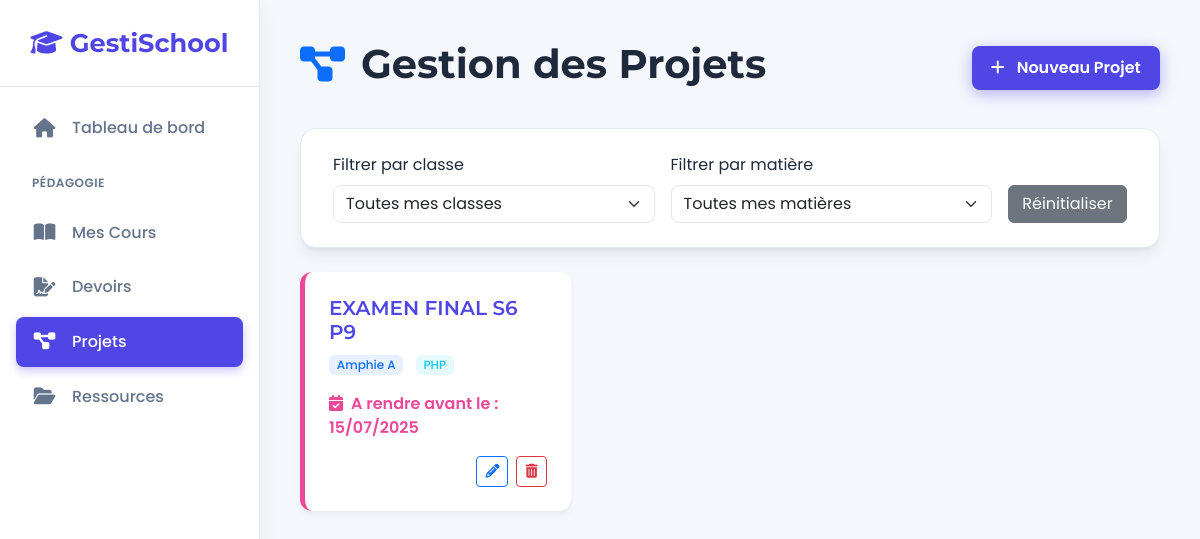
Page /enseignant/pedagogie/projets.php (signed in) on the committed database.
### tables this page shows
CREATE TABLE IF NOT EXISTS `devoirs` (
  `id` int NOT NULL AUTO_INCREMENT,
  `titre` varchar(255) DEFAULT NULL,
  `matiere_id` int DEFAULT NULL,
  `classe_id` int DEFAULT NULL,
  `enseignant_id` int DEFAULT NULL,
  `fichier_path` varchar(255) DEFAULT NULL,
  `type` enum('ecrit','oral','projet') DEFAULT 'ecrit',
  `date_limite` datetime DEFAULT NULL,
  `annee_id` int DEFAULT NULL,
  `rendu` tinyint(1) DEFAULT '0',
  PRIMARY KEY (`id`),
  KEY `matiere_id` (`matiere_id`),
  KEY `classe_id` (`classe_id`),
  KEY `enseignant_id` (`enseignant_id`),
  KEY `annee_id` (`annee_id`)
);

CREATE TABLE IF NOT EXISTS `classes` (
  `id` int NOT NULL AUTO_INCREMENT,
  `nom` varchar(50) DEFAULT NULL,
  `niveau` varchar(50) DEFAULT NULL,
  `cycle_id` int DEFAULT NULL,
  `annee_id` int DEFAULT NULL,
  `responsable_id` int DEFAULT NULL,
  `capacite_max` int DEFAULT '30',
  PRIMARY KEY (`id`),
  KEY `cycle_id` (`cycle_id`),
  KEY `annee_id` (`annee_id`),
  KEY `responsable_id` (`responsable_id`)
);

CREATE TABLE IF NOT EXISTS `matieres` (
  `id` int NOT NULL AUTO_INCREMENT,
  `code` varchar(20) DEFAULT NULL,
  `nom` varchar(100) DEFAULT NULL,
  `coefficient` int DEFAULT '1',
  `heures_annuelles` int DEFAULT '60',
  `cycle_id` int DEFAULT NULL,
  PRIMARY KEY (`id`),
  UNIQUE KEY `code` (`code`),
  KEY `cycle_id` (`cycle_id`)
);

### enseignant/pedagogie/projets.php (the view, shortened to what this page needs)
<?php
require_once '../../config/db.php';
$enseignant_id = $_SESSION['user_id'];
$annee_en_cours_id = $pdo->query("SELECT id FROM annees_scolaires WHERE statut = 'en_cours' LIMIT 1")->fetchColumn();
try {
    $sql_projets = "SELECT d.*, cl.nom as classe_nom, m.nom as matiere_nom FROM devoirs d JOIN classes cl ON d.classe_id = cl.id JOIN matieres m ON d.matiere_id = m.id WHERE d.enseignant_id = ? AND d.annee_id = ? AND d.type = 'projet' ";
    $params = [$enseignant_id, $annee_en_cours_id];
    $sql_projets .= " ORDER BY d.date_limite ASC";
    $stmt_projets = $pdo->prepare($sql_projets);
    $stmt_projets->execute($params);
    $projets = $stmt_projets->fetchAll();
} catch (PDOException $e) {
    $error_db = "Erreur : " . $e->getMessage();
    $projets = $affectations = $classes_enseignant = $matieres_enseignant = [];
}
?>
<!DOCTYPE html>
<html lang="fr">
<head>
    <link href="https://cdn.jsdelivr.net/npm/bootstrap@5.3.3/dist/css/bootstrap.min.css" rel="stylesheet">
    <link rel="stylesheet" href="https://cdnjs.cloudflare.com/ajax/libs/font-awesome/6.5.2/css/all.min.css">
</head>
<body>
<div class="page-wrapper">
    <aside id="sidebar">
        <div class="sidebar-header"><a href="../dashboard.php" class="logo"><i class="fas fa-graduation-cap"></i> GestiSchool</a></div>
        <nav class="sidebar-nav">
            <ul class="nav flex-column">
                <li class="nav-item"><a class="nav-link" href="../dashboard.php"><i class="fas fa-home"></i> Tableau de bord</a></li>
                <li class="nav-category">Pédagogie</li>
                <li class="nav-item"><a class="nav-link" href="cours.php"><i class="fas fa-book-open"></i> Mes Cours</a></li>
                <li class="nav-item"><a class="nav-link" href="devoirs.php"><i class="fas fa-file-signature"></i> Devoirs</a></li>
                <li class="nav-item"><a class="nav-link active" href="projets.php"><i class="fas fa-project-diagram"></i> Projets</a></li>
                <li class="nav-item"><a class="nav-link" href="ressources.php"><i class="fas fa-folder-open"></i> Ressources</a></li>
            </ul>
        </nav>
    </aside>
    <main id="main-content">
        <header class="main-header">
            <h1 class="d-flex align-items-center"><i class="fas fa-project-diagram me-3 text-primary"></i> Gestion des Projets</h1>
            <button class="btn btn-primary-glow" data-bs-toggle="modal" data-bs-target="#projetModal" id="add-projet-btn"><i class="fas fa-plus me-2"></i> Nouveau Projet</button>
        </header>
        <div class="content-card mb-4">
            <form method="GET" action="projets.php" class="row g-3">
                <div class="col-md-5"><label class="form-label">Filtrer par classe</label><select class="form-select" name="classe_id" onchange="this.form.submit()"><option value="">Toutes mes classes</option></select></div>
                <div class="col-md-5"><label class="form-label">Filtrer par matière</label><select class="form-select" name="matiere_id" onchange="this.form.submit()"><option value="">Toutes mes matières</option></select></div>
                <div class="col-md-2 d-flex align-items-end"><a href="projets.php" class="btn btn-secondary w-100">Réinitialiser</a></div>
            </form>
        </div>
        <div class="row g-4">
            <?php if (empty($projets)): ?>
                <div class="col-12"><p class="text-center text-muted mt-5">Aucun projet trouvé pour cette sélection.</p></div>
            <?php else: ?>
                <?php foreach ($projets as $p):
                    $date_limite = new DateTime($p['date_limite']);
                    $is_expired = $date_limite < new DateTime();
                ?>
                <div class="col-md-6 col-lg-4">
                    <div class="projet-card <?= $is_expired ? 'expired' : '' ?>">
                        <h5><?= htmlspecialchars($p['titre']) ?></h5>
                        <div class="mb-3">
                            <span class="badge bg-primary bg-opacity-10 text-primary me-2"><?= htmlspecialchars($p['classe_nom']) ?></span>
                            <span class="badge bg-info bg-opacity-10 text-info"><?= htmlspecialchars($p['matiere_nom']) ?></span>
                        </div>
                        <p class="date-limite <?= $is_expired ? 'expired' : '' ?>"><i class="fas fa-calendar-check me-2"></i>A rendre avant le : <?= $date_limite->format('d/m/Y') ?></p>
                        <div class="d-flex justify-content-end gap-2 mt-3">
                            <button class="btn btn-sm btn-outline-primary edit-btn" data-bs-toggle="modal" data-bs-target="#projetModal" data-projet='<?= json_encode($p) ?>'><i class="fas fa-pencil-alt"></i></button>
                            <button class="btn btn-sm btn-outline-danger delete-btn" data-id="<?= $p['id'] ?>"><i class="fas fa-trash-alt"></i></button>
                        </div>
                    </div>
                </div>
                <?php endforeach; ?>
            <?php endif; ?>
        </div>
    </main>
</div>
</body>
</html>

### enseignant/pedagogie/projets.php (style rules this page uses)
:root { --bg-main: #f4f7fc; --sidebar-bg: #ffffff; --card-bg: #ffffff; --primary: #4f46e5; --secondary: #64748b; --accent: #ec4899; --text-dark: #1e293b; --text-light: #64748b; --border-color: #e2e8f0; --font-body: 'Poppins', sans-serif; --font-title: 'Montserrat', sans-serif; }
body { font-family: var(--font-body); background-color: var(--bg-main); color: var(--text-dark); }
.page-wrapper { display: flex; min-height: 100vh; }
#sidebar { width: 260px; position: fixed; top: 0; left: 0; height: 100vh; z-index: 1000; background: var(--sidebar-bg); border-right: 1px solid var(--border-color); box-shadow: 0 4px 20px rgba(0,0,0,0.05); display: flex; flex-direction: column; transition: all 0.3s ease; }
.sidebar-header { padding: 1.5rem; text-align: center; border-bottom: 1px solid var(--border-color); }
.sidebar-header .logo { font-family: var(--font-title); font-size: 1.6rem; color: var(--primary); font-weight: 700; text-decoration: none; }
.sidebar-nav { padding: 1rem; flex-grow: 1; overflow-y: auto; }
.nav-category { font-size: 0.75rem; color: var(--text-light); text-transform: uppercase; padding: 1rem; font-weight: 600; letter-spacing: 0.5px; }
.nav-link { display: flex; align-items: center; padding: 0.8rem 1rem; color: var(--secondary); text-decoration: none; border-radius: 8px; margin-bottom: 5px; font-weight: 500; transition: all 0.3s ease; }
.nav-link i { width: 25px; margin-right: 15px; text-align: center; font-size: 1.2rem; transition: all 0.3s ease; }
.nav-link.active { background: var(--primary); color: #fff; box-shadow: 0 4px 10px rgba(79, 70, 229, 0.3); }
#main-content { margin-left: 260px; width: calc(100% - 260px); padding: 2.5rem; }
.main-header { display: flex; justify-content: space-between; align-items: center; margin-bottom: 2rem; }
.main-header h1 { font-family: var(--font-title); font-weight: 700; }
.content-card { background: var(--card-bg); border: 1px solid var(--border-color); border-radius: 16px; padding: 1.5rem 2rem; box-shadow: 0 10px 15px -3px rgba(0,0,0,0.07), 0 4px 6px -2px rgba(0,0,0,0.05); animation: fadeIn 0.6s ease-out forwards; }
.btn-primary-glow { background-color: var(--primary); color: #fff; border: none; border-radius: 8px; padding: 0.6rem 1.2rem; font-weight: 600; transition: all 0.3s ease; box-shadow: 0 4px 15px rgba(79, 70, 229, 0.4); }
.form-control, .form-select { border-radius: 8px; border-color: var(--border-color); }
.projet-card { background: var(--card-bg); border-left: 5px solid var(--accent); border-radius: 12px; padding: 1.5rem; transition: all 0.3s ease; box-shadow: 0 4px 6px rgba(0,0,0,0.05); }
.projet-card h5 { font-family: var(--font-title); font-weight: 600; color: var(--primary); }
.projet-card .badge { font-weight: 500; }
.date-limite { font-weight: 600; color: var(--accent); }

### rows in the picture
devoirs: titre "EXAMEN FINAL S6 P9", classe.nom "Amphie A", matiere.nom "PHP", date_limite "15/07/2025"
